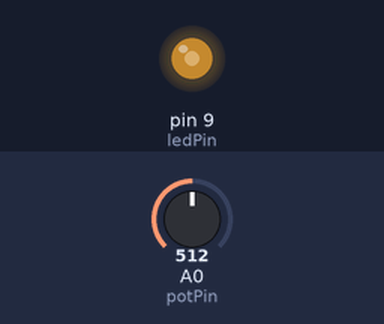
This sketch was run on a simulated Arduino Uno, built with avr-gcc and run on an emulated ATmega328P. On the bench: output pins drawn as LEDs (lit = HIGH). The test bench sets the inputs (shaded band); at power-on: A0 (potPin) = 512.

Above: at 1.2 s.
1.3 s: A0 (potPin) set to 716
At 2.1 s:
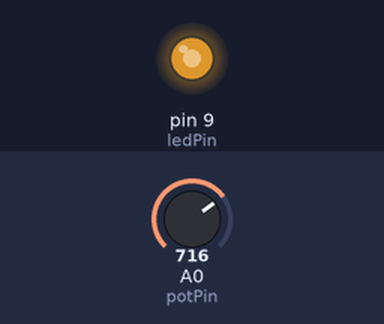
2.8 s: A0 (potPin) set to 900
At 3.3 s:
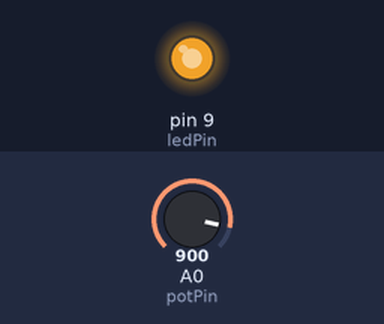
4.3 s: A0 (potPin) set to 122
At 5.5 s:
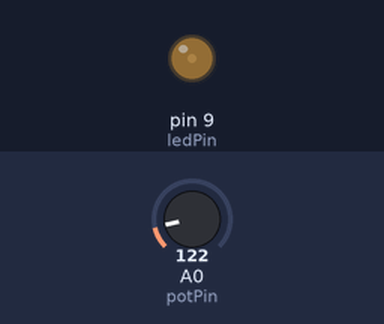
5.8 s: A0 (potPin) set to 0
At 6.8 s:
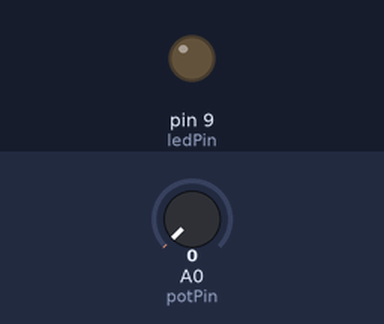
7.3 s: A0 (potPin) set to 511
At 7.9 s:
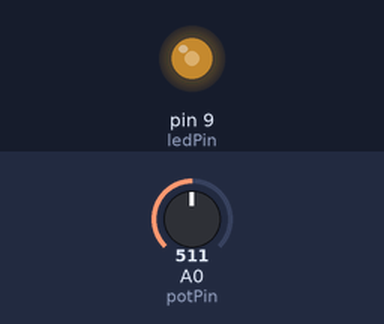
Timing chart, 0 to 9.8 s (numbered marks = the images above; inputs shaded):
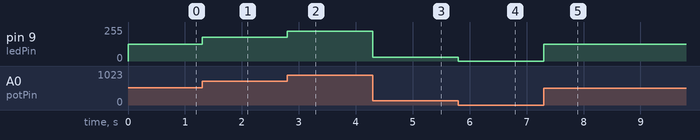

The sketch:

analog.ino
```cpp
const int ledPin = 9;      // PWM pin connected to LED
const int potPin = A0;     // Analog pin connected to potentiometer

void setup() {
  pinMode(ledPin, OUTPUT);
}

void loop() {
  int potValue = analogRead(potPin);           // read potentiometer (0-1023)
  int brightness = map(potValue, 0, 1023, 0, 255); // map to PWM range
  analogWrite(ledPin, brightness);            // set LED brightness
}
```

Measured:
- after the input at 1.3 s, pin 9 (ledPin): 127/255 → 178/255 at once
- after the input at 2.8 s, pin 9 (ledPin): 178/255 → 224/255 at once
- after the input at 4.3 s, pin 9 (ledPin): 224/255 → 30/255 at once
- after the input at 5.8 s, pin 9 (ledPin): 30/255 → 0/255 at once
- after the input at 7.3 s, pin 9 (ledPin): 0/255 → 127/255 at once
